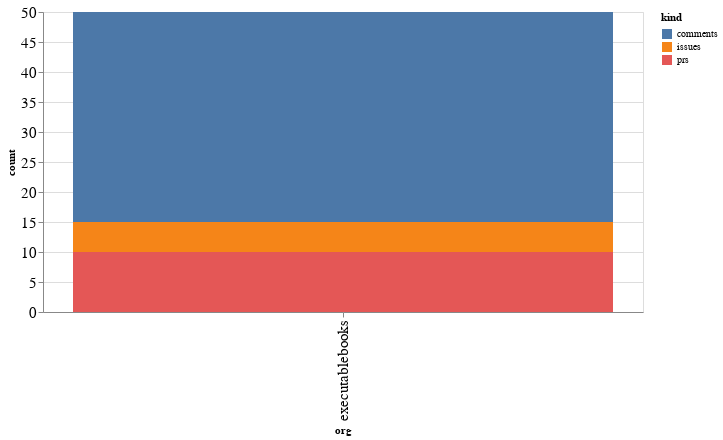

Write notebook code for a chart like this one.
### Code cell
alt.Chart(org_summaries, width=600).mark_bar().encode(
    x='org',
    y='count',
    color='kind',
    tooltip="org"
)

### Figure 1 — Vega-Lite specification as saved in the notebook (floating-point values rounded to 4 significant figures)
{"config": {"axisLeft": {"labelFontSize": 15}, "axisBottom": {"labelFontSize": 15}}, "data": {"name": "data-65c28f3487290bbbb9cd3e8e6e6911cc"}, "mark": "bar", "encoding": {"color": {"type": "nominal", "field": "kind"}, "tooltip": {"type": "nominal", "field": "org"}, "x": {"type": "nominal", "field": "org"}, "y": {"type": "quantitative", "field": "count"}}, "width": 600, "$schema": "https://vega.github.io/schema/vega-lite/v4.8.1.json", "datasets": {"data-65c28f3487290bbbb9cd3e8e6e6911cc": [{"org": "executablebooks", "kind": "comments", "count": 35}, {"org": "executablebooks", "kind": "issues", "count": 5}, {"org": "executablebooks", "kind": "prs", "count": 10}]}}
